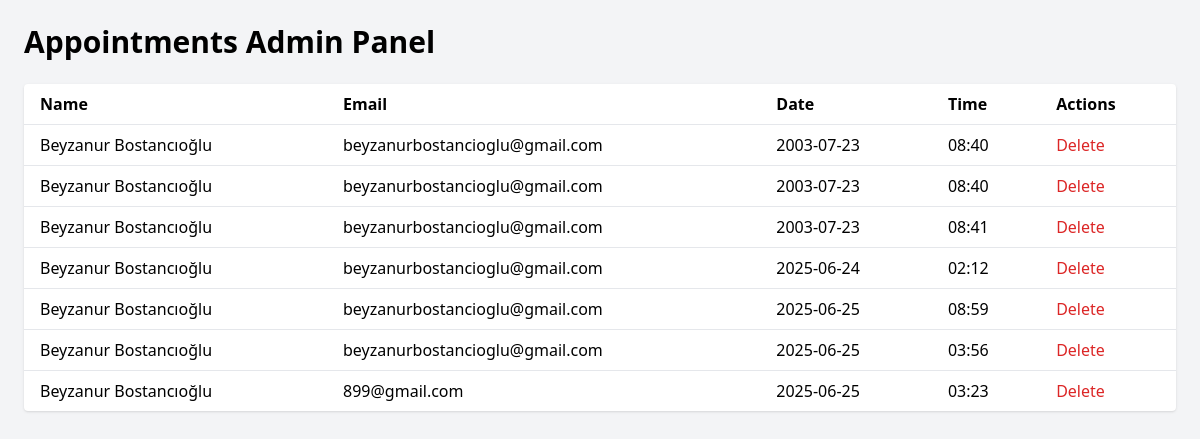
/admin, run on an earlier commit of the app's database.
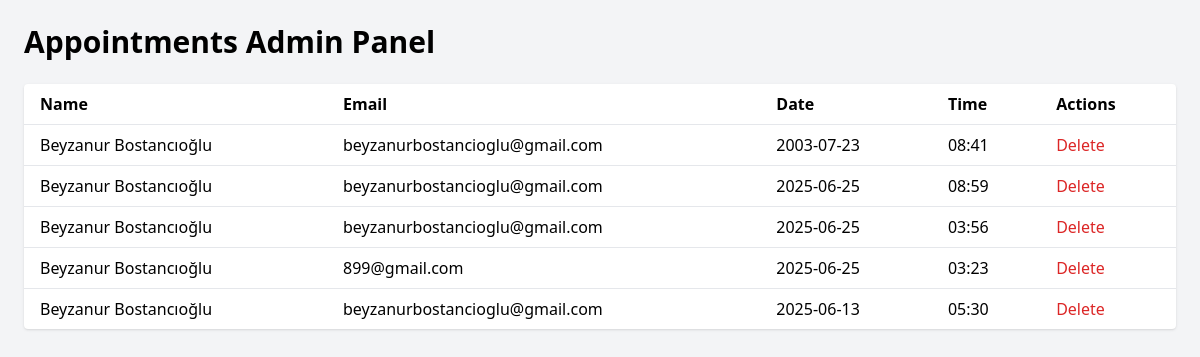
And on a later commit of the database.
### tables this page shows
CREATE TABLE appointments (
            id INTEGER PRIMARY KEY AUTOINCREMENT,
            name TEXT NOT NULL,
            email TEXT NOT NULL,
            date TEXT NOT NULL,
            time TEXT NOT NULL
        );

### app.py (the view)
@app.route('/admin')
def admin():
    conn = get_db_connection()
    appointments = conn.execute('SELECT * FROM appointments').fetchall()
    conn.close()
    return render_template('admin.html', appointments=appointments)

### app.py (called while the page is built)
def get_db_connection():
    conn = sqlite3.connect('appointments.db')
    conn.row_factory = sqlite3.Row
    return conn

### templates/admin.html (shortened to what this page needs)
<!DOCTYPE html>
<html lang="en">
<head>
  <script src="https://cdn.tailwindcss.com"></script>
</head>
<body class="bg-gray-100 p-6">
  <h1 class="text-3xl font-bold mb-6">Appointments Admin Panel</h1>
  <table class="min-w-full divide-y divide-gray-200 bg-white rounded shadow">
    <thead>
      <tr>
        <th class="px-4 py-2 text-left">Name</th>
        <th class="px-4 py-2 text-left">Email</th>
        <th class="px-4 py-2 text-left">Date</th>
        <th class="px-4 py-2 text-left">Time</th>
        <th class="px-4 py-2 text-left">Actions</th>
      </tr>
    </thead>
    <tbody>
      {% for appointment in appointments %}
      <tr class="border-t">
        <td class="px-4 py-2">{{ appointment.name }}</td>
        <td class="px-4 py-2">{{ appointment.email }}</td>
        <td class="px-4 py-2">{{ appointment.date }}</td>
        <td class="px-4 py-2">{{ appointment.time }}</td>
        <td class="px-4 py-2">
          <form method="POST" action="/delete/{{ appointment.id }}" onsubmit="return confirm('Are you sure you want to delete this appointment?');">
            <button type="submit" class="text-red-600 hover:text-red-900">Delete</button>
          </form>
        </td>
      </tr>
      {% endfor %}
    </tbody>
  </table>
</body>
</html>

What changed in the data, as far as the page shows it:
removed appointments: name "Beyzanur Bostancıoğlu", email "beyzanurbostancioglu@gmail.com", date "2003-07-23", time "08:40"
removed appointments: name "Beyzanur Bostancıoğlu", email "beyzanurbostancioglu@gmail.com", date "2003-07-23", time "08:40"
removed appointments: name "Beyzanur Bostancıoğlu", email "beyzanurbostancioglu@gmail.com", date "2025-06-24", time "02:12"
added appointments: name "Beyzanur Bostancıoğlu", email "beyzanurbostancioglu@gmail.com", date "2025-06-13", time "05:30"
